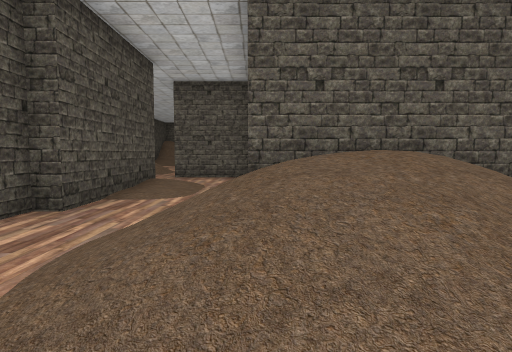
[1] (above)

24 first-person views from a walk through a scene from a Unity 3-D project. The camera is 1.5 m above the floor, tilts 4° down and sees 75° across. The floor is counted in squares, 2 m on a side. Each view is taken from the middle of a square. On the plan, view 1 faces up. The plan holds only what a view shows up to about 11 squares ahead; the rest is blank. The player character is not drawn.

[2]
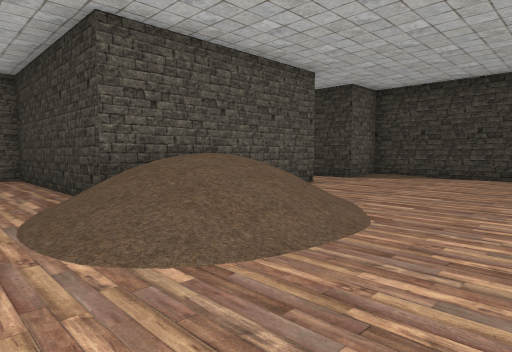

[3]
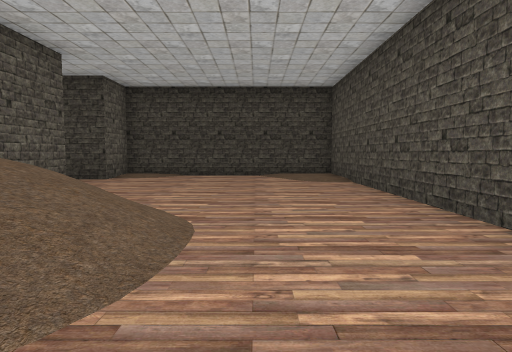

[4]
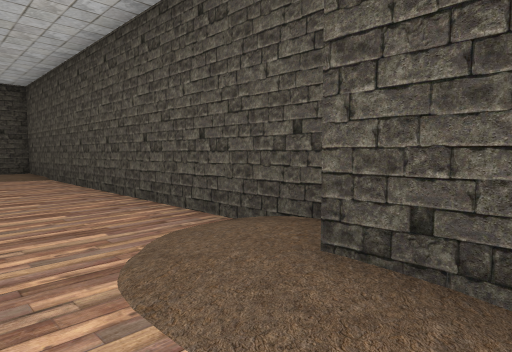

[5]
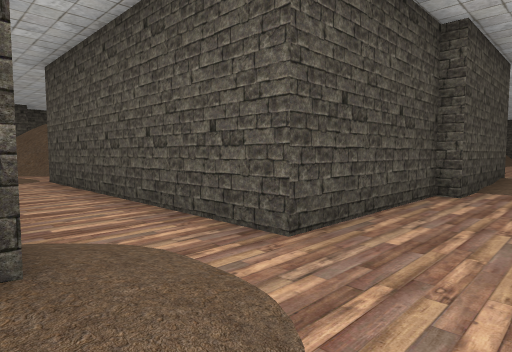

[6]
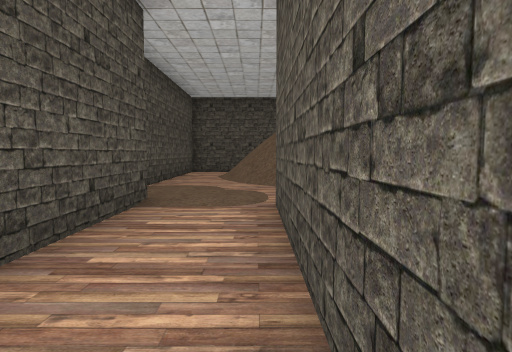

[7]
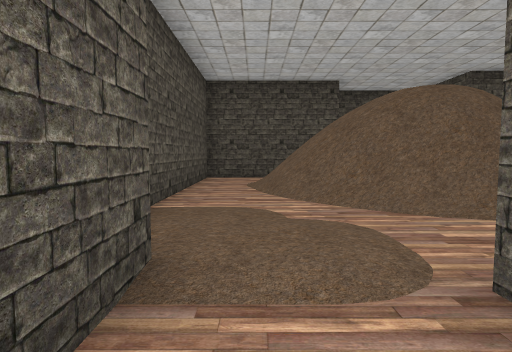

[8]
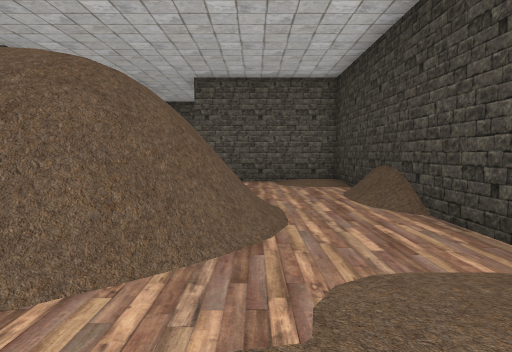

[9]
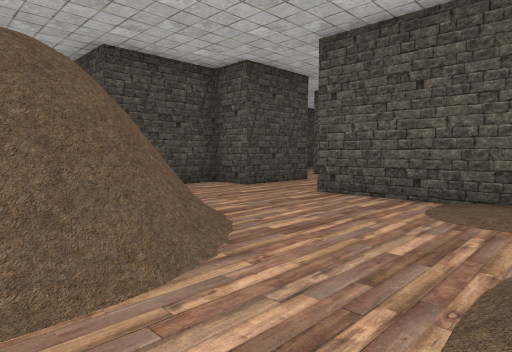

[10]
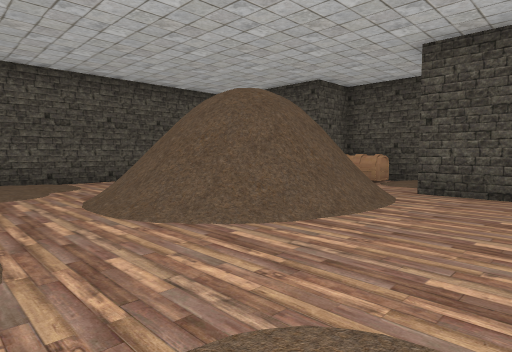

[11]
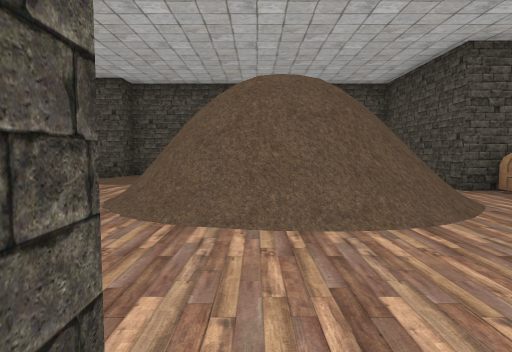

[12]
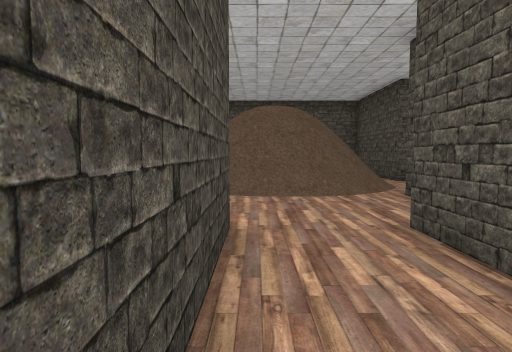

[13]
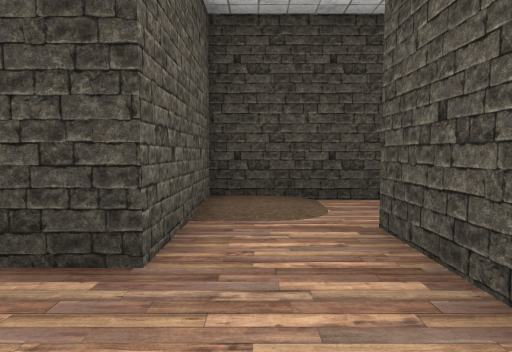

[14]
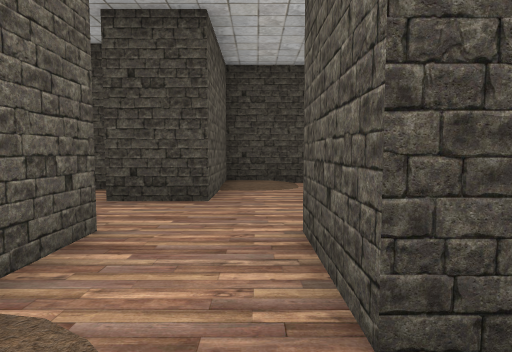

[15]
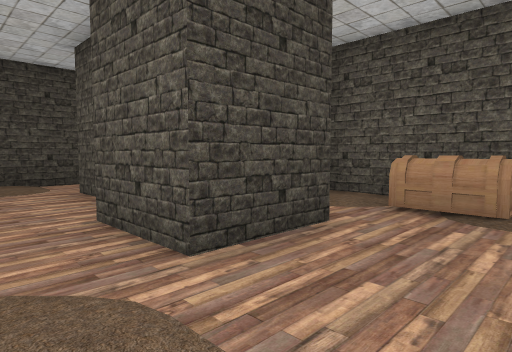

[16]
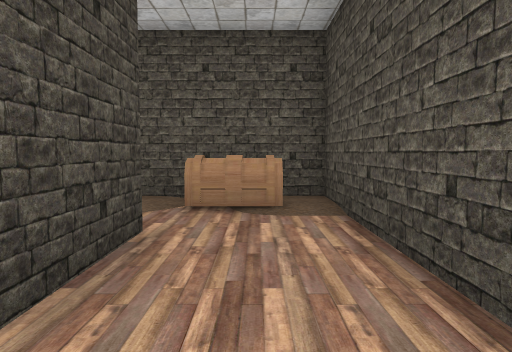

[17]
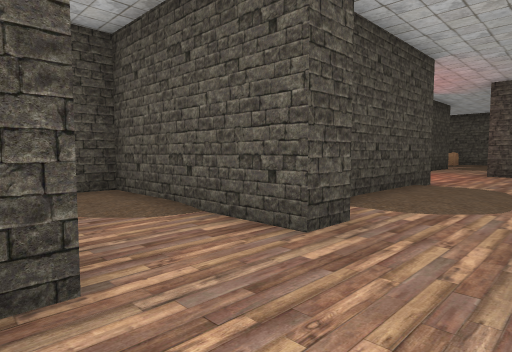

[18]
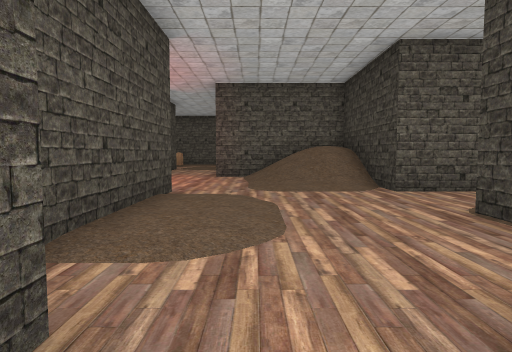

[19]
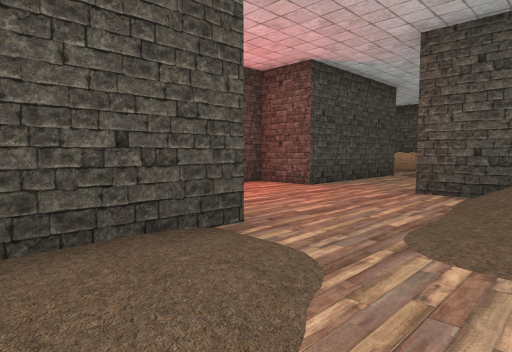

[20]
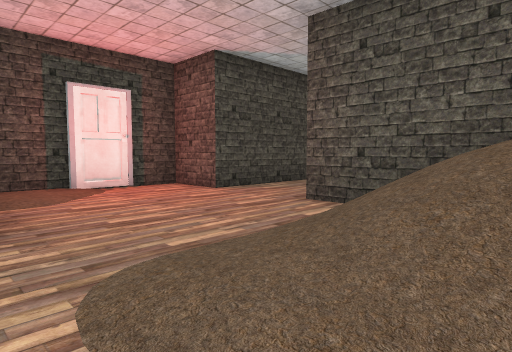

[21]
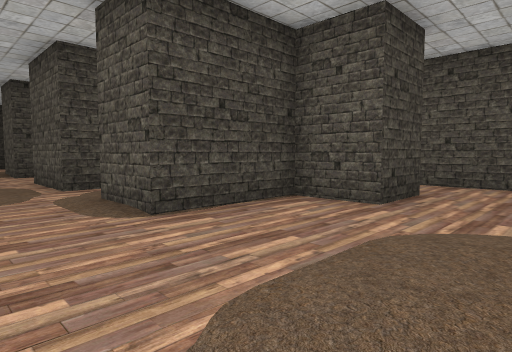

[22]
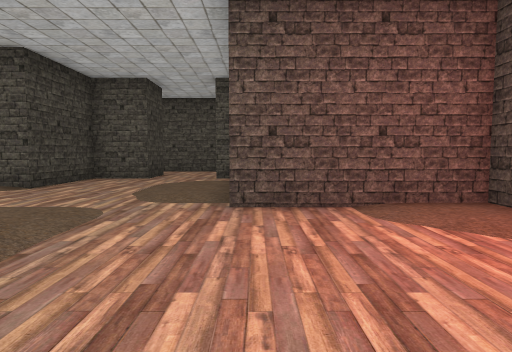

[23]
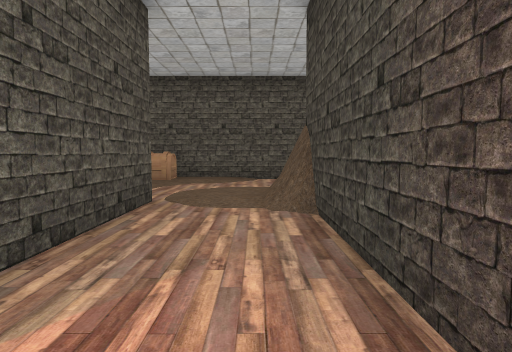

[24]
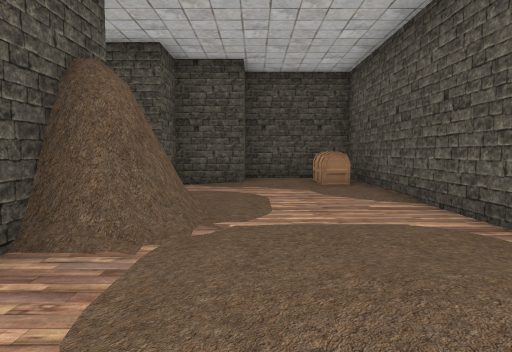

### Floor plan
Key: @ floor where view 1 was taken; # wall or solid block; . main floor; : floor 0.25 m higher than the main floor; + floor 2 m higher than the main floor; / step, stairs or slope; = window, fence, low wall or low ledge; C chest.
Columns run from 25 left of view 1 to 9 right of it. Each row starts with its distance up from view 1.
 32 #######
 31 #C:..../
 30 #:...../:
 29 #:.....:/.
 28 ##..:##..
 27  ##./###
 26   #..#
 25   #..#
 24   #..#
 23 ###..#####
 22 #.....//+#
 21 ##....///#
 20 ##....///#
 19 #:....../##
 18 #####......
 17     #:...........
 16     #:...##..##..##
 15     #:...#   #
 14     #....#
 13 ######..##
 12 #::.....####
 11 #.........:#          .###
 10 #...##.....#          ...#
  9 #...#####..#           ..#
  8 #....  ##..#####      #/.#
  7 #.CC.  #......:#      #:.#
  6 ########.......#      #..#
  5        #....../#      #..######..##
  4     #  #=###../#      #./////.....#
  3     #C.==//#/./#      #.//// .....#
  2     #C#= ////..#      #./////.....#
  1     ###= //=/..########.////......#
  0       #  /#/.............@........#
 -1       #.///...........//..........#
 -2       #......:####   ##/.........:#
 -3       #########       #############

Where each view was taken, in squares from view 1:
view 1: 0 up, 0 right, facing up
view 2: 1 down, 2 left, facing up-right
view 3: 0 up, 2 left, facing right
view 4: 0 up, 4 left, facing down-right
view 5: 2 down, 1 left, facing up-left
view 6: 0 up, 6 left, facing left
view 7: 1 down, 9 left, facing left
view 8: 2 down, 13 left, facing up
view 9: 2 up, 11 left, facing up-left
view 10: 7 up, 11 left, facing down-left
view 11: 8 up, 15 left, facing down
view 12: 11 up, 15 left, facing down
view 13: 11 up, 20 left, facing right
view 14: 11 up, 23 left, facing right
view 15: 12 up, 24 left, facing down-right
view 16: 12 up, 23 left, facing down
view 17: 10 up, 18 left, facing up-left
view 18: 12 up, 19 left, facing up
view 19: 16 up, 18 left, facing up-left
view 20: 18 up, 17 left, facing up-left
view 21: 18 up, 20 left, facing down-right
view 22: 23 up, 21 left, facing down
view 23: 22 up, 21 left, facing up
view 24: 29 up, 16 left, facing left
